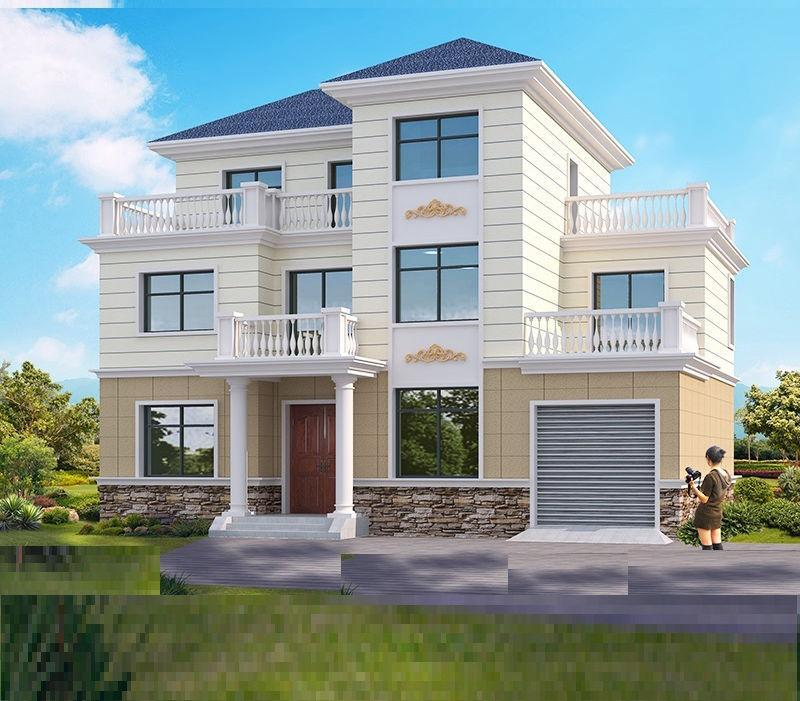
//> input picture my_note/feature_tracker/01_harris/build/house.jpg, 800 x 701 px
$ ./harris   (built with g++ and OpenCV 4)
//> lines starting //> are read from the running program, lines starting //| are printed output that depends on the picture; after the words box and inside, x2 and y2 are one past the last pixel; in counts of white or black regions, pixels touching at a corner belong together
#include <iostream>

using namespace std;

#include <opencv2/core/core.hpp>
#include <opencv2/highgui/highgui.hpp>
#include <opencv2/opencv.hpp>


int main ( int argc, char** argv )
{
    cv::Mat image_color = cv::imread("house.jpg", cv::IMREAD_COLOR);
//> image_color is the input picture: 701 rows x 800 cols, CV_8UC3; mean B, G, R 155.5, 156.5, 139.8

    //使用灰度图像进行角点检测
	cv::Mat image_gray;
	cv::cvtColor(image_color, image_gray, cv::COLOR_BGR2GRAY);
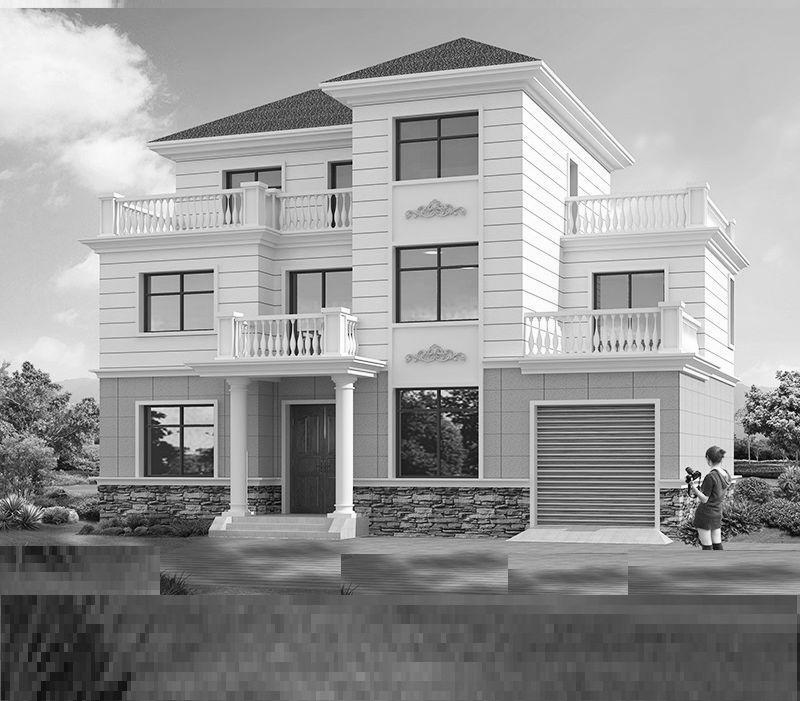
//> image_gray: 701 rows x 800 cols, CV_8UC1; min 0, max 255, mean 151.4

	//设置角点检测参数
	std::vector<cv::Point2f> corners;
	int max_corners = 500;
	double quality_level = 0.01;
	double min_distance = 3.0;
	int block_size = 3;
	bool use_harris = false;
	double k = 0.04;

	//角点检测
	cv::goodFeaturesToTrack(image_gray,
		corners,
		max_corners,
		quality_level,
		min_distance,
		cv::Mat(),
		block_size,
		use_harris,
		k);
//> corners = 500 Points (x, y), first 12: [296, 354], [734, 474], [477, 387], [693, 479], [441, 390], [311, 354], [213, 405], [698, 486], [741, 476], [687, 474], [151, 408], [698, 478]

	//将检测到的角点绘制到原图上
	for (int i = 0; i < corners.size(); i++)
	{
                cout<<corners[i]<<endl;
		cv::circle(image_color, corners[i], 1, cv::Scalar(0, 0, 255), 2, 8, 0);
	}
//> this loop made 500 passes
//| [296, 354]
//| [734, 474]
//| [477, 387]
//| [693, 479]
//| [441, 390]
//| [311, 354]
//| [213, 405]
//| [698, 486]
//> (output is shown up to pass 8 of 500)
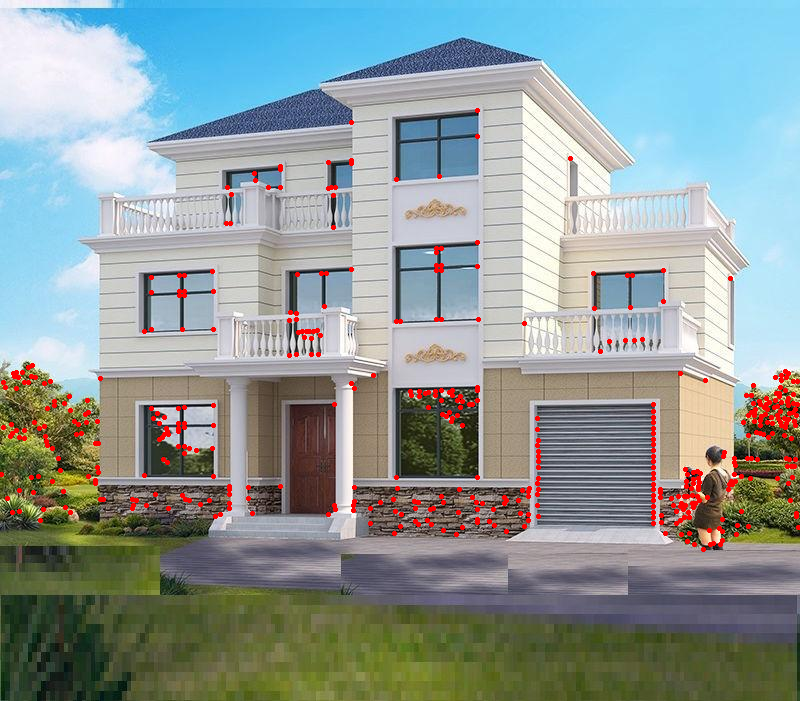
//> image_color: 701 rows x 800 cols, CV_8UC3; 1.79% of pixels changed, all inside (x1, y1, x2, y2) = (0, 108, 800, 552)
        cout<<"提取harris角点总数："<<endl;
        cout<<corners.size()<<endl;
//| 500
	cv::imshow("house corner", image_color);
	cv::waitKey(0);
        return 0;
}
